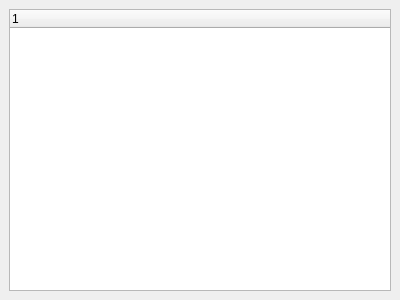
<?xml version="1.0" encoding="UTF-8"?>
<ui version="4.0">
 <class>ModuleList</class>
 <widget class="QDockWidget" name="ModuleList">
  <property name="geometry">
   <rect>
    <x>0</x>
    <y>0</y>
    <width>400</width>
    <height>300</height>
   </rect>
  </property>
  <property name="windowTitle">
   <string>Modules</string>
  </property>
  <widget class="QWidget" name="dockWidgetContents">
   <layout class="QGridLayout" name="gridLayout">
    <item row="0" column="0">
     <widget class="QTreeWidget" name="moduleTree">
      <column>
       <property name="text">
        <string notr="true">1</string>
       </property>
      </column>
     </widget>
    </item>
   </layout>
  </widget>
 </widget>
 <resources/>
 <connections/>
</ui>
